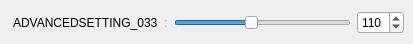
      <widget class="QWidget" name="page">
       <widget class="QWidget" name="layoutWidget">
        <property name="geometry">
         <rect>
          <x>13</x>
          <y>10</y>
          <width>391</width>
          <height>25</height>
         </rect>
        </property>
        <layout class="QHBoxLayout" name="horizontalLayout_3">
         <item>
          <widget class="QLabel" name="Threshold_label">
           <property name="text">
            <string>ADVANCEDSETTING_033</string>
           </property>
          </widget>
         </item>
         <item>
          <widget class="QLabel" name="Document_size_colon_label_2">
           <property name="enabled">
            <bool>false</bool>
           </property>
           <property name="text">
            <string notr="true">:</string>
           </property>
          </widget>
         </item>
         <item>
          <widget class="ThresholdSlider" name="Threshold_hSlider">
           <property name="cursor">
            <cursorShape>ArrowCursor</cursorShape>
           </property>
           <property name="toolTip">
            <string>ADVANCEDSETTING_077</string>
           </property>
           <property name="maximum">
            <number>255</number>
           </property>
           <property name="value">
            <number>110</number>
           </property>
           <property name="orientation">
            <enum>Qt::Horizontal</enum>
           </property>
          </widget>
         </item>
         <item>
          <widget class="QSpinBox" name="Threshold_spinBox">
           <property name="minimum">
            <number>0</number>
           </property>
           <property name="maximum">
            <number>255</number>
           </property>
           <property name="value">
            <number>110</number>
           </property>
           <property name="displayIntegerBase">
            <number>10</number>
           </property>
          </widget>
         </item>
        </layout>
       </widget>
      </widget>
